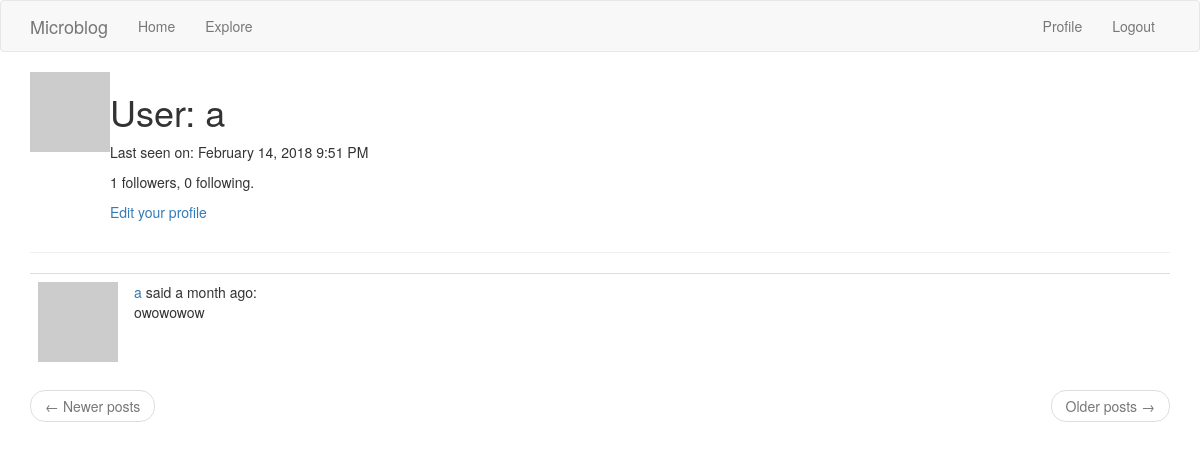
The page /user/a (signed in) on the database as committed earlier.
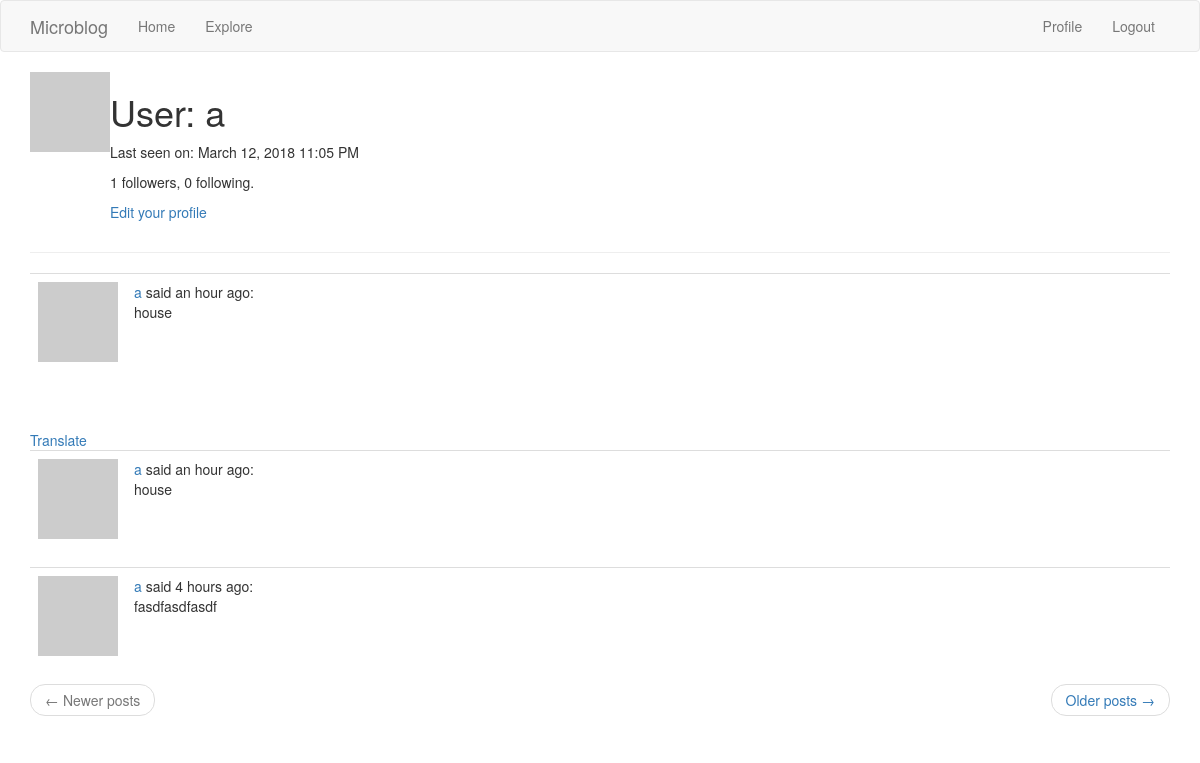
The same page on the database as committed later.
### app/models.py (models this page shows, shortened)
class User(UserMixin, db.Model):
    id = db.Column(db.Integer, primary_key=True)
    username = db.Column(db.String(64), index=True, unique=True)
    email = db.Column(db.String(120), index=True, unique=True)
    password_hash = db.Column(db.String(128))
    posts = db.relationship('Post', backref='author', lazy='dynamic')
    about_me = db.Column(db.String(140))
    last_seen = db.Column(db.DateTime, default=datetime.utcnow)
    followed = db.relationship(
        'User', secondary=followers,
        primaryjoin=(followers.c.follower_id == id),
        secondaryjoin=(followers.c.followed_id == id),
        backref=db.backref('followers', lazy='dynamic'), lazy='dynamic')
    def avatar(self, size):
        digest = md5(self.email.lower().encode('utf-8')).hexdigest()
        return 'https://www.gravatar.com/avatar/{}?d=identicon&s={}'.format(digest, size)

class Post(db.Model):
    id = db.Column(db.Integer, primary_key=True)
    body = db.Column(db.String(140))
    timestamp = db.Column(db.DateTime, index=True, default=datetime.utcnow)
    user_id = db.Column(db.Integer, db.ForeignKey('user.id'))
    language = db.Column(db.String(5))

### app/routes.py (the view)
@app.route('/user/<username>')
@login_required
def user(username):
    user = User.query.filter_by(username=username).first_or_404()
    page = request.args.get('page', 1, type=int)
    posts = user.posts.order_by(Post.timestamp.desc()).paginate(
        page, app.config['POSTS_PER_PAGE'], False)
    next_url = url_for('user', username=user.username, page=posts.next_num) \
        if posts.has_next else None
    prev_url = url_for('user', username=user.username, page=posts.prev_num) \
        if posts.has_prev else None
    return render_template('user.html', user=user, posts=posts.items, next_url=next_url, prev_url=prev_url)

### app/models.py (called while the page is built)
@login.user_loader
def load_user(id):
    return User.query.get(int(id))

### app/routes.py (called while the page is built)
@app.before_request
def before_request():
    if current_user.is_authenticated:
        current_user.last_seen = datetime.utcnow()
        db.session.commit()

### app/templates/user.html (shortened to what this page needs)
{% extends "base.html" %}
{% block app_content %}
  <table>
    <tr valign="top">
      <td><img src="{{ user.avatar(128) }}"></td>
      <td>
        <h1>User: {{ user.username }}</h1>
        {% if user.last_seen %}
          <p>Last seen on: {{ moment(user.last_seen).format('LLL') }}</p>
        {% endif %}
        <p>{{ user.followers.count() }} followers, {{ user.followed.count() }} following.</p>
        {% if user == current_user %}
        <p><a href="{{ url_for('edit_profile') }}">Edit your profile</a></p>
        {% elif not current_user.is_following(user) %}
        <p><a href="{{ url_for('follow', username=user.username) }}">Follow</a></p>
        {% else %}
        <p><a href="{{ url_for('unfollow', username=user.username) }}">Unfollow</a></p>
        {% endif %}
      </td>
    </tr>
  </table>
  <hr>
  {% for post in posts %}
    {% include '_post.html' %}
  {% endfor %}
  <nav aria-label="...">
    <ul class="pager">
      <li class="previous{% if not prev_url %} disabled{% endif %}">
        <a href="{{ prev_url or '#' }}">
          <span aria-hidden="true">&larr;</span> Newer posts
        </a>
      </li>
      <li class="next{% if not next_url %} disabled{% endif %}">
        <a href="{{ next_url or '#' }}">
          Older posts <span aria-hidden="true">&rarr;</span>
        </a>
      </li>
    </ul>
  </nav>
{% endblock %}

### app/templates/_post.html
<table class="table table-hover">
  <tr>
    <td width="70px">
      <a href="{{ url_for('user', username=post.author.username) }}">
        <img src="{{ post.author.avatar(70) }}" />
      </a>
    </td>
    <td>
      <a href="{{ url_for('user', username=post.author.username) }}">
        {{ post.author.username }}
      </a>
      said {{ moment(post.timestamp).fromNow() }}:
      <br>
      <span id="post{{ post.id }}">{{ post.body }}</span>
    </td>
  </tr>
</table>
{% if post.language and post.language != g.locale %}
  <br><br>
  <span id="translation{{ post.id }}">
    <a href="javascript:translate(
                '#post{{ post.id }}',
                '#translation{{ post.id }}',
                '{{ post.language }}',
                '{{ g.locale }}');">{{ _('Translate') }}</a>
  </span>
{% endif %}

Rows that differ between the two databases and show on the page:
no longer on this page (row unchanged): Post: author.username "a", timestamp "a month ago", body "owowowow"
changed User: last_seen "February 14, 2018 9:51 PM" → "March 12, 2018 11:05 PM"
added Post: author.username "a", timestamp "an hour ago", body "house"
added Post: author.username "a", timestamp "an hour ago", body "house"
added Post: author.username "a", timestamp "4 hours ago", body "fasdfasdfasdf"
